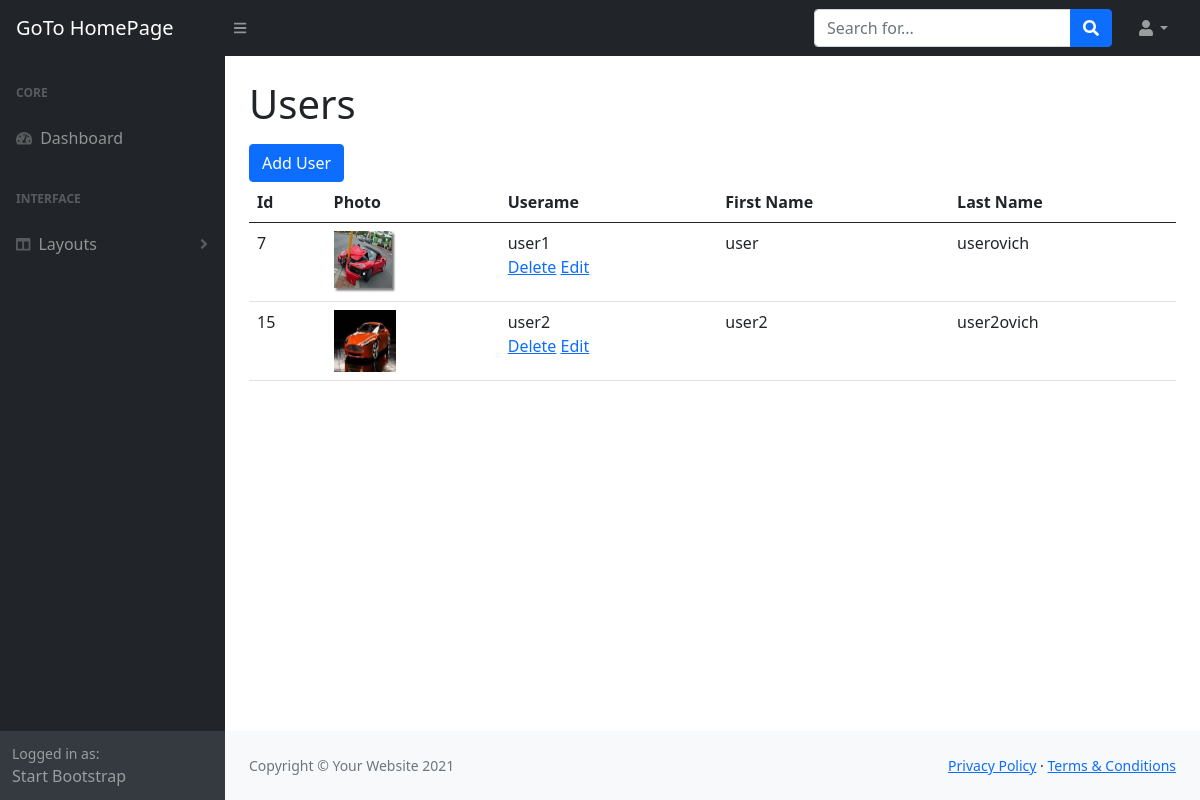
The app's page /admin/users.php (signed in), older data.
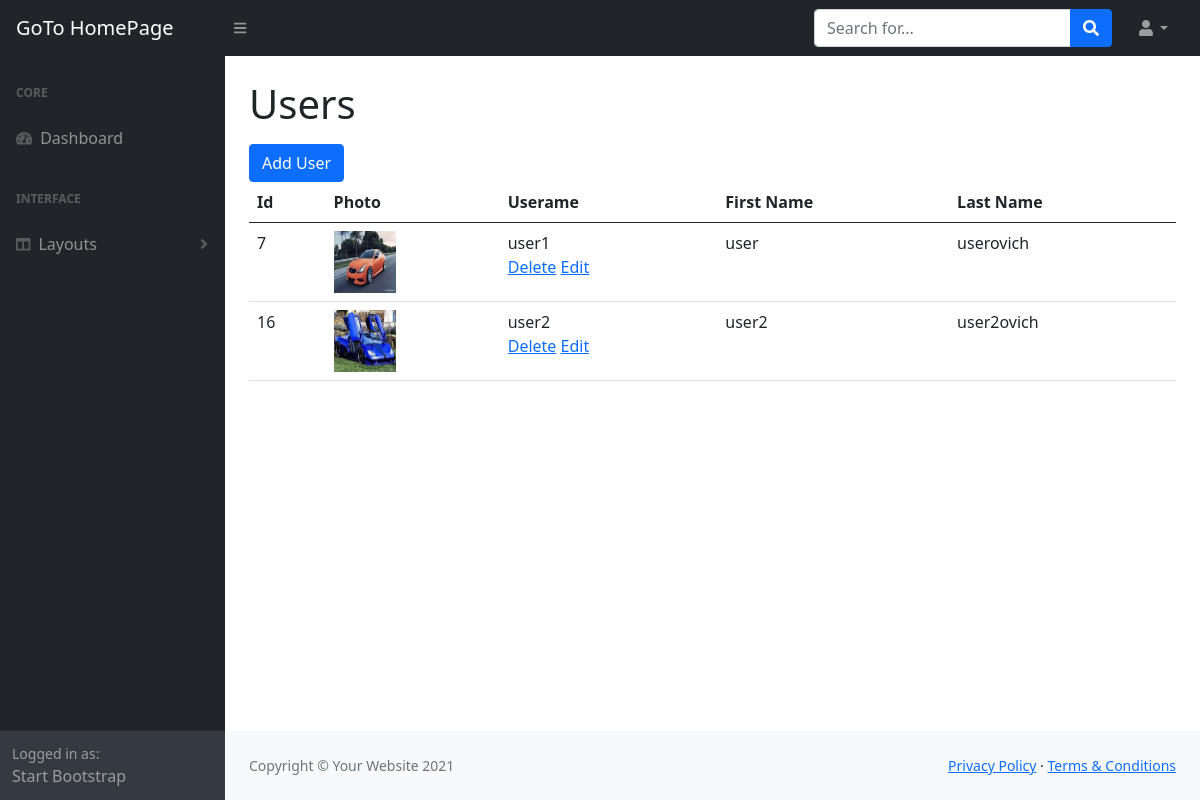
The same page, newer data.
### tables this page shows
CREATE TABLE `users` (
  `id` int(11) NOT NULL,
  `username` varchar(255) NOT NULL,
  `password` varchar(255) NOT NULL,
  `first_name` varchar(255) NOT NULL,
  `last_name` varchar(255) NOT NULL,
  `user_image` varchar(255) NOT NULL
);

### admin/includes/database.php (called while the page is built, shortened)
<?php
class Database
{
   public $connection;
   public function open_db_connection()
   {
      $this->connection = new mysqli(DB_HOST, DB_USER, DB_PASS, DB_NAME);
   }
   public function query($sql)
   {
      $result = $this->connection->query($sql);
      return $result;
   }
}
$database = new Database();

### admin/includes/db_object.php (called while the page is built, shortened)
<?php
class Db_object
{
   public static function find_all()
   {
      return static::find_by_query("SELECT * FROM " . static::$db_table . " ");
   }
   public static function find_by_query($sql)
   {
      global $database;
      $result_set = $database->query($sql);
      $the_object_array = array();
      while ($row = mysqli_fetch_array($result_set)) {
         $the_object_array[] = static::instantiation($row);
      }
      return $the_object_array;
   }
   public static function instantiation($the_record)
   {
      $the_object = new $calling_class;
      foreach ($the_record as $property => $value) {
         if ($the_object->has_the_property($property)) {
            $the_object->$property = $value;
         }
      }
      return $the_object;
   }
   private function has_the_property($property)
   {
      $object_properties = get_object_vars($this);
      return array_key_exists($property, $object_properties);
   }
}

### admin/includes/user.php (called while the page is built, shortened)
<?php
class User extends Db_object
{
   public $user_image;
   public $upload_directory = "images";
   public $image_placeholder = "https://via.placeholder.com/400/000000/FFFFFF?Text=image";
   public function image_path_placeholder()
   {
      return (empty($this->user_image) ? $this->image_placeholder : $this->upload_directory . DS . $this->user_image);
   }
}

### admin/users.php (the view, shortened to what this page needs)
<?php include "includes/header.php"; ?>
<?php include "includes/top_nav.php"; ?>
<div id="layoutSidenav">
   <?php include "includes/side_nav.php"; ?>
   <div id="layoutSidenav_content">
      <main>
         <div class="container-fluid px-4">
            <h1 class="mt-4">Users</h1>
            <a href="add_user.php" class="btn btn-primary">Add User</a>
            <div class="col-md-12">
               <table class="table table-hover">
                  <thad>
                     <tr>
                        <th>Id</th>
                        <th>Photo</th>
                        <th>Userame</th>
                        <th>First Name</th>
                        <th>Last Name</th>
                     </tr>
                  </thad>
                  <tbody>
                     <?php
                     $users = User::find_all();
                     foreach ($users as $user) : ?>
                        <tr>
                           <td><?php echo $user->id; ?></td>
                           <td>
                              <img class="admin-user-thumbnail user_image" src="<?php echo $user->image_path_placeholder(); ?>" alt="<?php echo $user->username; ?>">
                           </td>
                           <td>
                              <?php echo $user->username; ?>
                              <div class="action_links">
                                 <a href="delete_user.php?id=<?php echo $user->id; ?>">Delete</a>
                                 <a href="edit_user.php?id=<?php echo $user->id; ?>">Edit</a>
                              </div>
                           </td>
                           <td><?php echo $user->first_name; ?></td>
                           <td><?php echo $user->last_name; ?></td>
                        </tr>
                     <?php endforeach; ?>
                  </tbody>
               </table>
            </div>
         </div>
      </main>
      <?php include "includes/sub_footer.php"; ?>
   </div>
</div>
<?php include "includes/footer.php"; ?>

### admin/includes/header.php (shortened to what this page needs)
<!DOCTYPE html>
<html lang="en">
<head>
   <link href="https://cdn.jsdelivr.net/npm/simple-datatables@latest/dist/style.css" rel="stylesheet" />
   <link href="css/styles.css" rel="stylesheet" />
   <link href="css/gallery.css" rel="stylesheet" />
</head>
<body class="sb-nav-fixed">

### admin/includes/top_nav.php (shortened to what this page needs)
<nav class="sb-topnav navbar navbar-expand navbar-dark bg-dark">
   <a class="navbar-brand ps-3" href="../index.php">GoTo HomePage</a>
   <button class="btn btn-link btn-sm order-1 order-lg-0 me-4 me-lg-0" id="sidebarToggle" href="#!"></button>
   <form class="d-none d-md-inline-block form-inline ms-auto me-0 me-md-3 my-2 my-md-0">
      <div class="input-group">
         <input class="form-control" type="text" placeholder="Search for..." aria-label="Search for..." aria-describedby="btnNavbarSearch">
         <button class="btn btn-primary" id="btnNavbarSearch" type="button"></button>
      </div>
   </form>
   <ul class="navbar-nav ms-auto ms-md-0 me-3 me-lg-4">
      <li class="nav-item dropdown">
         <a class="nav-link dropdown-toggle" id="navbarDropdown" href="#" role="button" data-bs-toggle="dropdown" aria-expanded="false"></a>
      </li>
   </ul>
</nav>

### admin/includes/side_nav.php (shortened to what this page needs)
<div id="layoutSidenav_nav">
   <nav class="sb-sidenav accordion sb-sidenav-dark" id="sidenavAccordion">
      <div class="sb-sidenav-menu">
         <div class="nav">
            <div class="sb-sidenav-menu-heading">Core</div>
            <a class="nav-link" href="index.php">
               <div class="sb-nav-link-icon"><i class="fas fa-tachometer-alt"></i></div>
               Dashboard
            </a>
            <div class="sb-sidenav-menu-heading">Interface</div>
            <a class="nav-link collapsed" href="#" data-bs-toggle="collapse" data-bs-target="#collapseLayouts" aria-expanded="false" aria-controls="collapseLayouts">
               <div class="sb-nav-link-icon"><i class="fas fa-columns"></i></div>
               Layouts
               <div class="sb-sidenav-collapse-arrow"><i class="fas fa-angle-down"></i></div>
            </a>
         </div>
      </div>
      <div class="sb-sidenav-footer">
         <div class="small">Logged in as:</div>
         Start Bootstrap
      </div>
   </nav>
</div>

### admin/includes/sub_footer.php
<footer class="py-4 bg-light mt-auto">
   <div class="container-fluid px-4">
      <div class="d-flex align-items-center justify-content-between small">
         <div class="text-muted">Copyright &copy; Your Website 2021</div>
         <div>
            <a href="#">Privacy Policy</a>
            &middot;
            <a href="#">Terms &amp; Conditions</a>
         </div>
      </div>
   </div>
</footer>

### admin/includes/footer.php (shortened to what this page needs)
</body>
</html>

### admin/css/gallery.css (style rules this page uses)
.user_image { width: 62px; height: 62px; }

Row changes from the older to the newer data that the page shows:
removed users: id "15", user_image (picture), username "user2", first_name "user2", last_name "user2ovich"
changed users "user1": user_image: a different picture
added users: id "16", user_image (picture), username "user2", first_name "user2", last_name "user2ovich"
